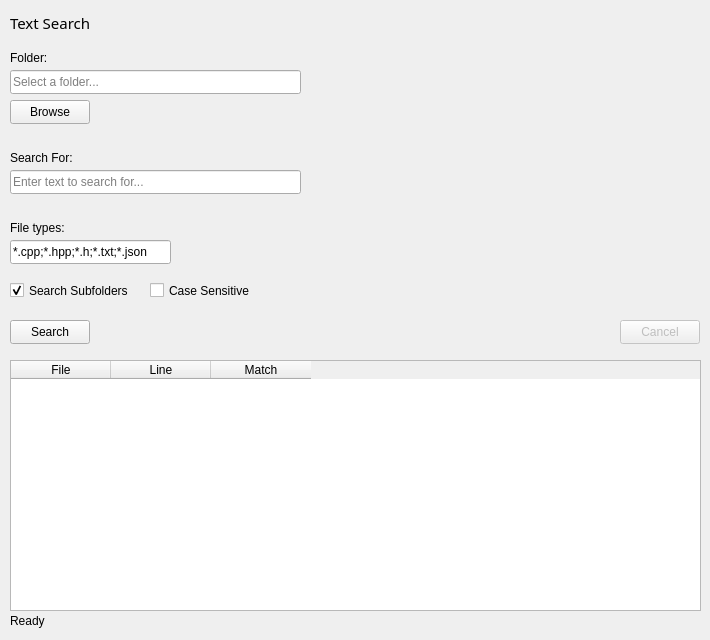
      <widget class="QWidget" name="textSearchPage">
       <widget class="QLabel" name="textSearchTitleLabel">
        <property name="geometry">
         <rect>
          <x>10</x>
          <y>10</y>
          <width>170</width>
          <height>25</height>
         </rect>
        </property>
        <property name="font">
         <font>
          <family>Segoe UI Black</family>
          <pointsize>11</pointsize>
         </font>
        </property>
        <property name="text">
         <string>Text Search</string>
        </property>
       </widget>
       <widget class="QLabel" name="searchFolderLabel">
        <property name="geometry">
         <rect>
          <x>10</x>
          <y>50</y>
          <width>49</width>
          <height>16</height>
         </rect>
        </property>
        <property name="text">
         <string>Folder:</string>
        </property>
       </widget>
       <widget class="QLineEdit" name="searchFolderPathEdit">
        <property name="geometry">
         <rect>
          <x>10</x>
          <y>70</y>
          <width>291</width>
          <height>24</height>
         </rect>
        </property>
        <property name="readOnly">
         <bool>true</bool>
        </property>
        <property name="placeholderText">
         <string>Select a folder...</string>
        </property>
       </widget>
       <widget class="QPushButton" name="browseSearchFolderButton">
        <property name="geometry">
         <rect>
          <x>10</x>
          <y>100</y>
          <width>80</width>
          <height>24</height>
         </rect>
        </property>
        <property name="text">
         <string>Browse</string>
        </property>
       </widget>
       <widget class="QLabel" name="searchQueryLabel">
        <property name="geometry">
         <rect>
          <x>10</x>
          <y>150</y>
          <width>71</width>
          <height>16</height>
         </rect>
        </property>
        <property name="text">
         <string>Search For:</string>
        </property>
       </widget>
       <widget class="QLineEdit" name="searchQueryEdit">
        <property name="geometry">
         <rect>
          <x>10</x>
          <y>170</y>
          <width>291</width>
          <height>24</height>
         </rect>
        </property>
        <property name="placeholderText">
         <string>Enter text to search for...</string>
        </property>
       </widget>
       <widget class="QLabel" name="fileTypesLabel">
        <property name="geometry">
         <rect>
          <x>10</x>
          <y>220</y>
          <width>81</width>
          <height>16</height>
         </rect>
        </property>
        <property name="text">
         <string>File types:</string>
        </property>
       </widget>
       <widget class="QLineEdit" name="fileTypesEdit">
        <property name="geometry">
         <rect>
          <x>10</x>
          <y>240</y>
          <width>161</width>
          <height>24</height>
         </rect>
        </property>
        <property name="text">
         <string>*.cpp;*.hpp;*.h;*.txt;*.json</string>
        </property>
       </widget>
       <widget class="QCheckBox" name="recursiveSearchCheckBox">
        <property name="geometry">
         <rect>
          <x>10</x>
          <y>280</y>
          <width>121</width>
          <height>21</height>
         </rect>
        </property>
        <property name="text">
         <string>Search Subfolders</string>
        </property>
        <property name="checked">
         <bool>true</bool>
        </property>
       </widget>
       <widget class="QCheckBox" name="caseSensitiveCheckBox">
        <property name="geometry">
         <rect>
          <x>150</x>
          <y>280</y>
          <width>111</width>
          <height>21</height>
         </rect>
        </property>
        <property name="text">
         <string>Case Sensitive</string>
        </property>
        <property name="checked">
         <bool>false</bool>
        </property>
       </widget>
       <widget class="QPushButton" name="searchFilesButton">
        <property name="geometry">
         <rect>
          <x>10</x>
          <y>320</y>
          <width>80</width>
          <height>24</height>
         </rect>
        </property>
        <property name="text">
         <string>Search</string>
        </property>
       </widget>
       <widget class="QPushButton" name="cancelTextSearchButton">
        <property name="enabled">
         <bool>false</bool>
        </property>
        <property name="geometry">
         <rect>
          <x>620</x>
          <y>320</y>
          <width>80</width>
          <height>24</height>
         </rect>
        </property>
        <property name="text">
         <string>Cancel</string>
        </property>
       </widget>
       <widget class="QTableWidget" name="textSearchResultsTable">
        <property name="geometry">
         <rect>
          <x>10</x>
          <y>360</y>
          <width>691</width>
          <height>251</height>
         </rect>
        </property>
        <property name="columnCount">
         <number>3</number>
        </property>
        <column>
         <property name="text">
          <string>File</string>
         </property>
        </column>
        <column>
         <property name="text">
          <string>Line</string>
         </property>
        </column>
        <column>
         <property name="text">
          <string>Match</string>
         </property>
        </column>
       </widget>
       <widget class="QLabel" name="textSearchStatusLabel">
        <property name="geometry">
         <rect>
          <x>10</x>
          <y>610</y>
          <width>471</width>
          <height>21</height>
         </rect>
        </property>
        <property name="text">
         <string>Ready</string>
        </property>
       </widget>
      </widget>
